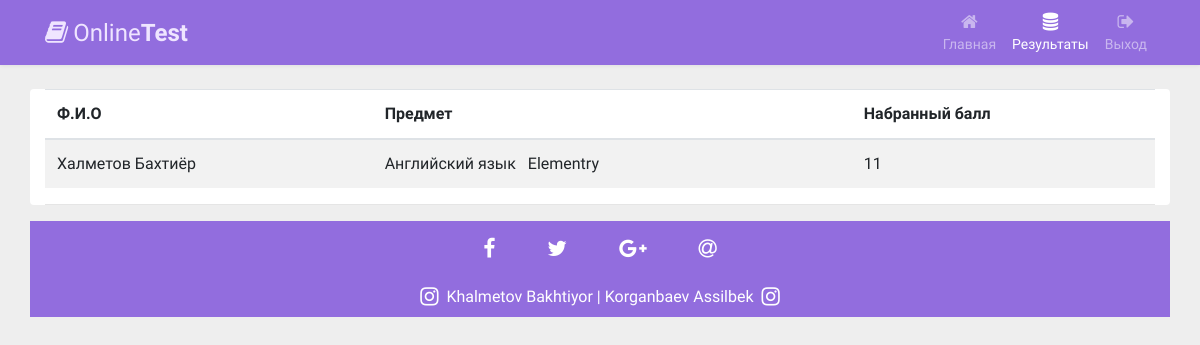
Screenshot of /results (signed in) with the database file from the repository.
### main/models.py (models this page shows, shortened)
class UserTestItem(models.Model):
    title = models.CharField(max_length=200, blank=True)
    test = models.ForeignKey(Test, on_delete=models.CASCADE, default="")
    user = models.ForeignKey(User, on_delete=models.CASCADE, default="")
    start_date = models.DateTimeField()
    stop_date = models.DateTimeField()
    ball = models.IntegerField(default=0)
    count_question = models.IntegerField(default=0)
    true_question = models.ImageField(default=0)

class User(models.Model):
    first_name = models.CharField(max_length=300)
    last_name = models.CharField(max_length=300)
    clas = models.ForeignKey(Class, on_delete=models.CASCADE)
    ball = models.IntegerField(default=0)
    rating = models.IntegerField(default=0)
    def __str__(self):
        return f'{self.last_name} {self.first_name}'

class Test(models.Model):
    title = models.CharField(max_length=300, blank=True, default="")
    subject = models.ForeignKey(Subject, on_delete=models.CASCADE)
    clas = models.ForeignKey(Class, on_delete=models.CASCADE)
    start_time = models.DateTimeField()
    stop_time = models.DateTimeField()
    limit = models.IntegerField(default=40)
    description = models.TextField()

class Subject(models.Model):
    title = models.CharField(max_length=300)
    logo = models.ImageField(upload_to='upload', blank=True)
    status = models.IntegerField(default=0, blank=True)
    rating = models.IntegerField(default=0, blank=True)

### main/views.py (the view)
# urls.py: path('results', resultsHandler),
def resultsHandler(request):
    if not request.user.is_authenticated:
        tests = []
        current_user = request.session.get('user_id', None)
        if current_user:
            current_user = User.objects.get(id=int(current_user))
            if current_user:
                tests = UserTestItem.objects.filter(user__id=int(current_user.id))
    else:
        tests = UserTestItem.objects.all()
    return render(request, 'results.html', {'tests': tests})

### templates/results.html (shortened to what this page needs)
<!DOCTYPE html>
<html lang="en">
<head>
<link rel="stylesheet" href="https://stackpath.bootstrapcdn.com/bootstrap/4.5.0/css/bootstrap.min.css">
<link rel="stylesheet" href="https://maxcdn.bootstrapcdn.com/font-awesome/4.7.0/css/font-awesome.min.css">
</head>
<body>
<nav class="navbar navbar-expand-xl navbar-dark bg-dark">
  <div class="container">
    <a href="#" class="navbar-brand"><i class="fa fa-book" ></i>Online<b>Test</b></a>
    <div id="navbarCollapse" class="collapse navbar-collapse justify-content-start">
      <div class="navbar-nav ml-auto ">
        <a href="/" class="nav-item nav-link "><i class="fa fa-home"></i><span>Главная</span></a>
        <a href="/results" class="nav-item nav-link active"><i class="fa fa-database"></i><span>Результаты</span></a>
        <a href="/davay" class="nav-item nav-link"><i class="fa fa-sign-out"></i><span>Выход</span></a>
      </div>
    </div>
  </div>
</nav>
<div class="container rounded mt-4 bg-white" >
    <div class="bs-example">
        <table class="table table-striped">
            <thead>
                <tr>
                    <th>Ф.И.О</th>
                    <th>Предмет</th>
                    <th>Набранный балл</th>
                </tr>
            </thead>
            <tbody>
            {% for tt in tests %}
                <tr>
                    <td>{{ tt.user }}</td>
                    <td>{{ tt.test.subject.title }}&nbsp;&nbsp; {{ tt.test.title }}</td>
                    <td>{{ tt.ball }}</td>
                </tr>
            {% endfor %}
            </tbody>
        </table>
        <hr class="hr-2">
    </div>
</div>
<footer class="container page-footer font-small w-100" style=" bottom:0;background:#926dde;">
  <div class="container" >
      <div class="col-md-12 ">
        <div class=" text-center py-3 text-white">
          <a ><i class="fa fa-facebook-f fa-lg mr-md-5 mr-3"> </i></a>
          <a ><i class="fa fa-twitter fa-lg mr-md-5 mr-3"> </i></a>
          <a ><i class="fa fa-google-plus fa-lg mr-md-5 mr-3"> </i></a>
          <a><i class="fa fa-at fa-lg"> </i></a>
        </div>
      </div>
  </div>
<div class="footer-copyright text-center py-2 text-white">
  <a><i class="fa fa-instagram fa-lg mr-md-2"></i></a><a class="text-white" href="https://www.instagram.com/bahtiyor_holmetov/">Khalmetov Bakhtiyor </a>|<a class="text-white" href="https://www.instagram.com/assilbek__/"> Korganbaev Assilbek</a><a><i class="fa fa-instagram fa-lg ml-md-2 "> </i></a>
</div>
</footer>
</body>
</html>

### templates/results.html (style rules this page uses)
body { background: #eeeeee; font-family: 'Varela Round', sans-serif; }
.navbar { color: #fff; background: #926dde !important; padding: 5px 16px; border-radius: 0; border: none; box-shadow: 0 0 4px rgba(0,0,0,.1); }
.navbar .navbar-brand { color: #efe5ff; padding-left: 0; padding-right: 50px; font-size: 24px; }
.navbar .navbar-brand i { font-size: 25px; margin-right: 5px; }
.navbar .nav-item i { font-size: 18px; }
.navbar .nav-item span { position: relative; top: 3px; }
.navbar .navbar-nav > a { color: #efe5ff; padding: 8px 15px; font-size: 14px; }
.navbar .navbar-nav > a > i { display: block; text-align: center; }

### rows the page displays
UserTestItem: user "Халметов Бахтиёр", test.subject "Английский язык", test "Elementry", ball "11"
